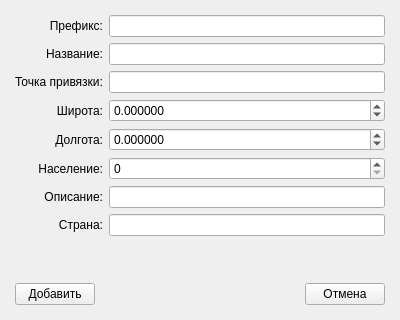
<?xml version="1.0" encoding="UTF-8"?>
<ui version="4.0">
 <class>InsertForm</class>
 <widget class="QWidget" name="InsertForm">
  <property name="geometry">
   <rect>
    <x>0</x>
    <y>0</y>
    <width>400</width>
    <height>320</height>
   </rect>
  </property>
  <property name="windowTitle">
   <string>Добавление записи</string>
  </property>
  <layout class="QGridLayout" name="gridLayout">
   <property name="leftMargin">
    <number>15</number>
   </property>
   <property name="topMargin">
    <number>15</number>
   </property>
   <property name="rightMargin">
    <number>15</number>
   </property>
   <property name="bottomMargin">
    <number>15</number>
   </property>
   <item row="0" column="1">
    <widget class="QLineEdit" name="line_prefix">
     <property name="maxLength">
      <number>255</number>
     </property>
    </widget>
   </item>
   <item row="4" column="1">
    <widget class="QDoubleSpinBox" name="dspin_lon">
     <property name="decimals">
      <number>6</number>
     </property>
     <property name="minimum">
      <double>-180.000000000000000</double>
     </property>
     <property name="maximum">
      <double>180.000000000000000</double>
     </property>
    </widget>
   </item>
   <item row="1" column="1">
    <widget class="QLineEdit" name="line_name">
     <property name="maxLength">
      <number>255</number>
     </property>
    </widget>
   </item>
   <item row="6" column="0">
    <widget class="QLabel" name="label_7">
     <property name="text">
      <string>Описание:</string>
     </property>
     <property name="alignment">
      <set>Qt::AlignRight|Qt::AlignTrailing|Qt::AlignVCenter</set>
     </property>
    </widget>
   </item>
   <item row="7" column="0">
    <widget class="QLabel" name="label_8">
     <property name="text">
      <string>Страна:</string>
     </property>
     <property name="alignment">
      <set>Qt::AlignRight|Qt::AlignTrailing|Qt::AlignVCenter</set>
     </property>
    </widget>
   </item>
   <item row="0" column="0">
    <widget class="QLabel" name="label">
     <property name="text">
      <string>Префикс:</string>
     </property>
     <property name="alignment">
      <set>Qt::AlignRight|Qt::AlignTrailing|Qt::AlignVCenter</set>
     </property>
    </widget>
   </item>
   <item row="9" column="0" colspan="2">
    <layout class="QHBoxLayout" name="horizontalLayout">
     <item>
      <widget class="QPushButton" name="btn_add">
       <property name="text">
        <string>Добавить</string>
       </property>
      </widget>
     </item>
     <item>
      <spacer name="horizontalSpacer">
       <property name="orientation">
        <enum>Qt::Horizontal</enum>
       </property>
       <property name="sizeHint" stdset="0">
        <size>
         <width>40</width>
         <height>20</height>
        </size>
       </property>
      </spacer>
     </item>
     <item>
      <widget class="QPushButton" name="btn_cancel">
       <property name="text">
        <string>Отмена</string>
       </property>
      </widget>
     </item>
    </layout>
   </item>
   <item row="7" column="1">
    <widget class="QLineEdit" name="line_country">
     <property name="maxLength">
      <number>255</number>
     </property>
    </widget>
   </item>
   <item row="3" column="1">
    <widget class="QDoubleSpinBox" name="dspin_lat">
     <property name="decimals">
      <number>6</number>
     </property>
     <property name="minimum">
      <double>-90.000000000000000</double>
     </property>
     <property name="maximum">
      <double>90.000000000000000</double>
     </property>
    </widget>
   </item>
   <item row="1" column="0">
    <widget class="QLabel" name="label_2">
     <property name="text">
      <string>Название:</string>
     </property>
     <property name="alignment">
      <set>Qt::AlignRight|Qt::AlignTrailing|Qt::AlignVCenter</set>
     </property>
    </widget>
   </item>
   <item row="2" column="0">
    <widget class="QLabel" name="label_3">
     <property name="text">
      <string>Точка привязки:</string>
     </property>
     <property name="alignment">
      <set>Qt::AlignRight|Qt::AlignTrailing|Qt::AlignVCenter</set>
     </property>
    </widget>
   </item>
   <item row="5" column="1">
    <widget class="QSpinBox" name="spin_population">
     <property name="maximum">
      <number>100000000</number>
     </property>
    </widget>
   </item>
   <item row="4" column="0">
    <widget class="QLabel" name="label_5">
     <property name="text">
      <string>Долгота:</string>
     </property>
     <property name="alignment">
      <set>Qt::AlignRight|Qt::AlignTrailing|Qt::AlignVCenter</set>
     </property>
    </widget>
   </item>
   <item row="3" column="0">
    <widget class="QLabel" name="label_4">
     <property name="text">
      <string>Широта:</string>
     </property>
     <property name="alignment">
      <set>Qt::AlignRight|Qt::AlignTrailing|Qt::AlignVCenter</set>
     </property>
    </widget>
   </item>
   <item row="6" column="1">
    <widget class="QLineEdit" name="line_description">
     <property name="maxLength">
      <number>255</number>
     </property>
    </widget>
   </item>
   <item row="2" column="1">
    <widget class="QLineEdit" name="line_point">
     <property name="maxLength">
      <number>255</number>
     </property>
    </widget>
   </item>
   <item row="5" column="0">
    <widget class="QLabel" name="label_6">
     <property name="text">
      <string>Население:</string>
     </property>
     <property name="alignment">
      <set>Qt::AlignRight|Qt::AlignTrailing|Qt::AlignVCenter</set>
     </property>
    </widget>
   </item>
   <item row="8" column="0" colspan="2">
    <spacer name="verticalSpacer">
     <property name="orientation">
      <enum>Qt::Vertical</enum>
     </property>
     <property name="sizeHint" stdset="0">
      <size>
       <width>20</width>
       <height>40</height>
      </size>
     </property>
    </spacer>
   </item>
  </layout>
 </widget>
 <resources/>
 <connections/>
</ui>
